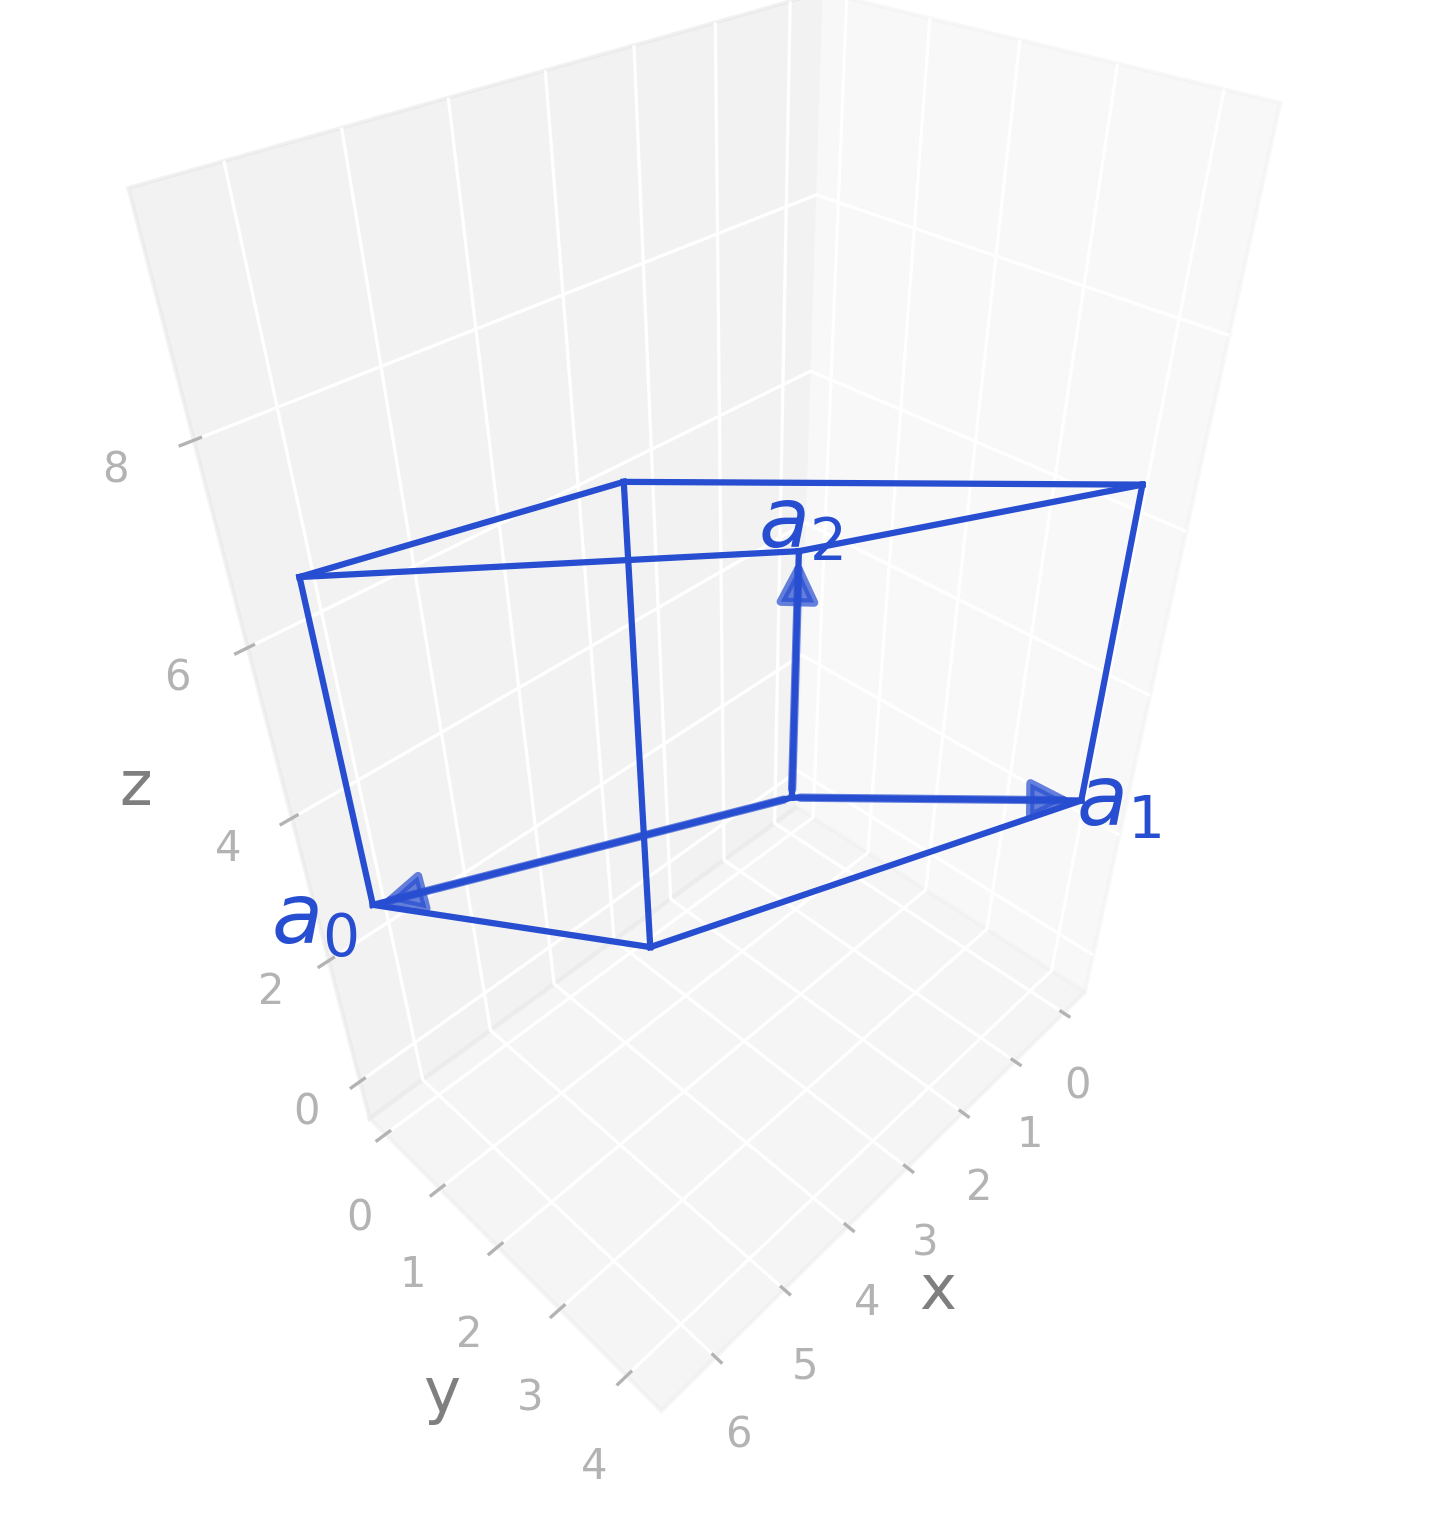

The Python source for this figure:
import radtools as rad

l = rad.lattice_example("TRI2a")
backend = rad.MatplotlibBackend()
backend.plot(l, kind="primitive")
# Save an image:
backend.save("tri2a_real.png", elev=39, azim=44, dpi=300, bbox_inches="tight")
# Interactive plot:
backend.show(elev=39, azim=44)
